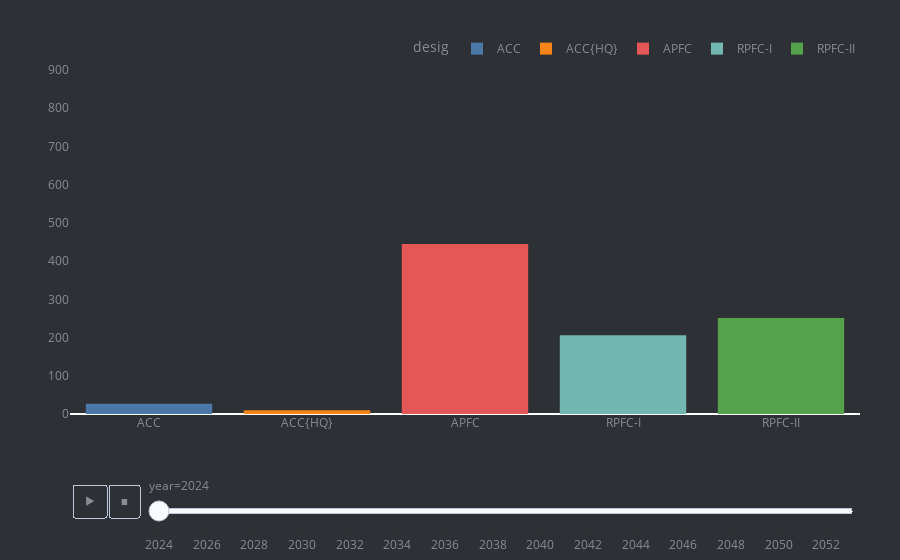
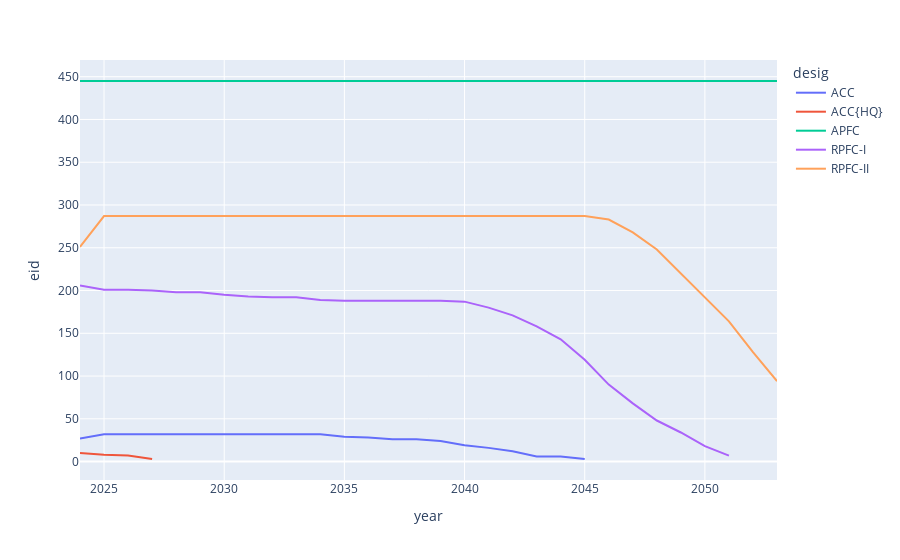
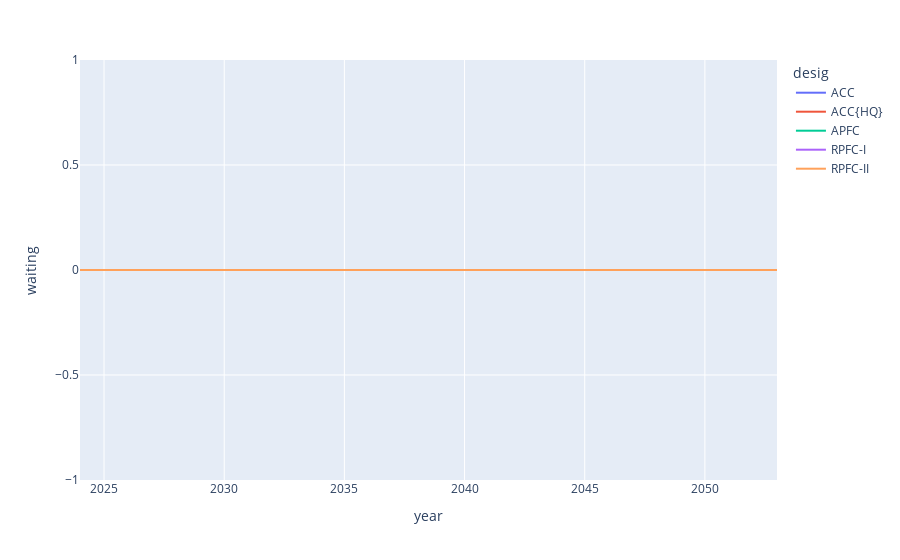

Notebook code cell kept with these figures, in order:
### Code cell


### Figure 1 — Plotly figure (JSON) as saved in the notebook; plotly's stock layout.template omitted (floating-point values rounded to 4 significant figures)
{"data": [{"alignmentgroup": "True", "bingroup": "x", "histfunc": "sum", "ids": ["ACC"], "legendgroup": "ACC", "marker": {"color": "#4C78A8", "pattern": {"shape": ""}}, "name": "ACC", "offsetgroup": "ACC", "orientation": "v", "showlegend": true, "type": "histogram", "x": ["ACC"], "xaxis": "x", "y": [27], "yaxis": "y"}, {"alignmentgroup": "True", "bingroup": "x", "histfunc": "sum", "ids": ["ACC{HQ}"], "legendgroup": "ACC{HQ}", "marker": {"color": "#F58518", "pattern": {"shape": ""}}, "name": "ACC{HQ}", "offsetgroup": "ACC{HQ}", "orientation": "v", "showlegend": true, "type": "histogram", "x": ["ACC{HQ}"], "xaxis": "x", "y": [10], "yaxis": "y"}, {"alignmentgroup": "True", "bingroup": "x", "histfunc": "sum", "ids": ["APFC"], "legendgroup": "APFC", "marker": {"color": "#E45756", "pattern": {"shape": ""}}, "name": "APFC", "offsetgroup": "APFC", "orientation": "v", "showlegend": true, "type": "histogram", "x": ["APFC"], "xaxis": "x", "y": [445], "yaxis": "y"}, {"alignmentgroup": "True", "bingroup": "x", "histfunc": "sum", "ids": ["RPFC-I"], "legendgroup": "RPFC-I", "marker": {"color": "#72B7B2", "pattern": {"shape": ""}}, "name": "RPFC-I", "offsetgroup": "RPFC-I", "orientation": "v", "showlegend": true, "type": "histogram", "x": ["RPFC-I"], "xaxis": "x", "y": [206], "yaxis": "y"}, {"alignmentgroup": "True", "bingroup": "x", "histfunc": "sum", "ids": ["RPFC-II"], "legendgroup": "RPFC-II", "marker": {"color": "#54A24B", "pattern": {"shape": ""}}, "name": "RPFC-II", "offsetgroup": "RPFC-II", "orientation": "v", "showlegend": true, "type": "histogram", "x": ["RPFC-II"], "xaxis": "x", "y": [251], "yaxis": "y"}], "layout": {"barmode": "relative", "font": {"color": "#8a8d93"}, "hovermode": "x unified", "legend": {"orientation": "h", "title": {"text": "desig"}, "tracegroupgap": 0, "x": 1, "xanchor": "right", "y": 1.02, "yanchor": "bottom"}, "margin": {"b": 0, "l": 70, "r": 40, "t": 70}, "paper_bgcolor": "#2d3035", "plot_bgcolor": "#2d3035", "sliders": [{"active": 0, "currentvalue": {"prefix": "year="}, "len": 0.9, "pad": {"b": 10, "t": 60}, "steps": [{"args": [["2024"], {"frame": {"duration": 0, "redraw": true}, "fromcurrent": true, "mode": "immediate", "transition": {"duration": 0, "easing": "linear"}}], "label": "2024", "method": "animate"}, {"args": [["2025"], {"frame": {"duration": 0, "redraw": true}, "fromcurrent": true, "mode": "immediate", "transition": {"duration": 0, "easing": "linear"}}], "label": "2025", "method": "animate"}, {"args": [["2026"], {"frame": {"duration": 0, "redraw": true}, "fromcurrent": true, "mode": "immediate", "transition": {"duration": 0, "easing": "linear"}}], "label": "2026", "method": "animate"}, {"args": [["2027"], {"frame": {"duration": 0, "redraw": true}, "fromcurrent": true, "mode": "immediate", "transition": {"duration": 0, "easing": "linear"}}], "label": "2027", "method": "animate"}, {"args": [["2028"], {"frame": {"duration": 0, "redraw": true}, "fromcurrent": true, "mode": "immediate", "transition": {"duration": 0, "easing": "linear"}}], "label": "2028", "method": "animate"}, {"args": [["2029"], {"frame": {"duration": 0, "redraw": true}, "fromcurrent": true, "mode": "immediate", "transition": {"duration": 0, "easing": "linear"}}], "label": "2029", "method": "animate"}, {"args": [["2030"], {"frame": {"duration": 0, "redraw": true}, "fromcurrent": true, "mode": "immediate", "transition": {"duration": 0, "easing": "linear"}}], "label": "2030", "method": "animate"}, {"args": [["2031"], {"frame": {"duration": 0, "redraw": true}, "fromcurrent": true, "mode": "immediate", "transition": {"duration": 0, "easing": "linear"}}], "label": "2031", "method": "animate"}, {"args": [["2032"], {"frame": {"duration": 0, "redraw": true}, "fromcurrent": true, "mode": "immediate", "transition": {"duration": 0, "easing": "linear"}}], "label": "2032", "method": "animate"}, {"args": [["2033"], {"frame": {"duration": 0, "redraw": true}, "fromcurrent": true, "mode": "immediate", "transition": {"duration": 0, "easing": "linear"}}], "label": "2033", "method": "animate"}, {"args": [["2034"], {"frame": {"duration": 0, "redraw": true}, "fromcurrent": true, "mode": "immediate", "transition": {"duration": 0, "easing": "linear"}}], "label": "2034", "method": "animate"}, {"args": [["2035"], {"frame": {"duration": 0, "redraw": true}, "fromcurrent": true, "mode": "immediate", "transition": {"duration": 0, "easing": "linear"}}], "label": "2035", "method": "animate"}, {"args": [["2036"], {"frame": {"duration": 0, "redraw": true}, "fromcurrent": true, "mode": "immediate", "transition": {"duration": 0, "easing": "linear"}}], "label": "2036", "method": "animate"}, {"args": [["2037"], {"frame": {"duration": 0, "redraw": true}, "fromcurrent": true, "mode": "immediate", "transition": {"duration": 0, "easing": "linear"}}], "label": "2037", "method": "animate"}, {"args": [["2038"], {"frame": {"duration": 0, "redraw": true}, "fromcurrent": true, "mode": "immediate", "transition": {"duration": 0, "easing": "linear"}}], "label": "2038", "method": "animate"}, {"args": [["2039"], {"frame": {"duration": 0, "redraw": true}, "fromcurrent": true, "mode": "immediate", "transition": {"duration": 0, "easing": "linear"}}], "label": "2039", "method": "animate"}, {"args": [["2040"], {"frame": {"duration": 0, "redraw": true}, "fromcurrent": true, "mode": "immediate", "transition": {"duration": 0, "easing": "linear"}}], "label": "2040", "method": "animate"}, {"args": [["2041"], {"frame": {"duration": 0, "redraw": true}, "fromcurrent": true, "mode": "immediate", "transition": {"duration": 0, "easing": "linear"}}], "label": "2041", "method": "animate"}, {"args": [["2042"], {"frame": {"duration": 0, "redraw": true}, "fromcurrent": true, "mode": "immediate", "transition": {"duration": 0, "easing": "linear"}}], "label": "2042", "method": "animate"}, {"args": [["2043"], {"frame": {"duration": 0, "redraw": true}, "fromcurrent": true, "mode": "immediate", "transition": {"duration": 0, "easing": "linear"}}], "label": "2043", "method": "animate"}, {"args": [["2044"], {"frame": {"duration": 0, "redraw": true}, "fromcurrent": true, "mode": "immediate", "transition": {"duration": 0, "easing": "linear"}}], "label": "2044", "method": "animate"}, {"args": [["2045"], {"frame": {"duration": 0, "redraw": true}, "fromcurrent": true, "mode": "immediate", "transition": {"duration": 0, "easing": "linear"}}], "label": "2045", "method": "animate"}, {"args": [["2046"], {"frame": {"duration": 0, "redraw": true}, "fromcurrent": true, "mode": "immediate", "transition": {"duration": 0, "easing": "linear"}}], "label": "2046", "method": "animate"}, {"args": [["2047"], {"frame": {"duration": 0, "redraw": true}, "fromcurrent": true, "mode": "immediate", "transition": {"duration": 0, "easing": "linear"}}], "label": "2047", "method": "animate"}, {"args": [["2048"], {"frame": {"duration": 0, "redraw": true}, "fromcurrent": true, "mode": "immediate", "transition": {"duration": 0, "easing": "linear"}}], "label": "2048", "method": "animate"}, {"args": [["2049"], {"frame": {"duration": 0, "redraw": true}, "fromcurrent": true, "mode": "immediate", "transition": {"duration": 0, "easing": "linear"}}], "label": "2049", "method": "animate"}, {"args": [["2050"], {"frame": {"duration": 0, "redraw": true}, "fromcurrent": true, "mode": "immediate", "transition": {"duration": 0, "easing": "linear"}}], "label": "2050", "method": "animate"}, {"args": [["2051"], {"frame": {"duration": 0, "redraw": true}, "fromcurrent": true, "mode": "immediate", "transition": {"duration": 0, "easing": "linear"}}], "label": "2051", "method": "animate"}, {"args": [["2052"], {"frame": {"duration": 0, "redraw": true}, "fromcurrent": true, "mode": "immediate", "transition": {"duration": 0, "easing": "linear"}}], "label": "2052", "method": "animate"}, {"args": [["2053"], {"frame": {"duration": 0, "redraw": true}, "fromcurrent": true, "mode": "immediate", "transition": {"duration": 0, "easing": "linear"}}], "label": "2053", "method": "animate"}], "x": 0.1, "xanchor": "left", "y": 0, "yanchor": "top"}], "title": {"font": {"color": "#a5a7ab", "family": "Lato, sans-serif", "size": 25}}, "updatemenus": [{"buttons": [{"args": [null, {"frame": {"duration": 500, "redraw": true}, "fromcurrent": true, "mode": "immediate", "transition": {"duration": 500, "easing": "linear"}}], "label": "&#9654;", "method": "animate"}, {"args": [[null], {"frame": {"duration": 0, "redraw": true}, "fromcurrent": true, "mode": "immediate", "transition": {"duration": 0, "easing": "linear"}}], "label": "&#9724;", "method": "animate"}], "direction": "left", "pad": {"r": 10, "t": 70}, "showactive": false, "type": "buttons", "x": 0.1, "xanchor": "right", "y": 0, "yanchor": "top"}], "xaxis": {"anchor": "y", "categoryarray": ["ACC", "ACC{HQ}", "APFC", "RPFC-I", "RPFC-II"], "categoryorder": "array", "domain": [0, 1], "tickangle": 0, "title": {"text": " "}}, "yaxis": {"anchor": "x", "domain": [0, 1], "range": [0, 900], "showgrid": false, "title": {"text": " "}}}}

### Figure 2 — Plotly figure (JSON) as saved in the notebook; plotly's stock layout.template omitted (floating-point values rounded to 4 significant figures)
{"data": [{"hovertemplate": "desig=ACC<br>year=%{x}<br>eid=%{y}<extra></extra>", "legendgroup": "ACC", "line": {"color": "#636efa", "dash": "solid"}, "marker": {"symbol": "circle"}, "mode": "lines", "name": "ACC", "orientation": "v", "showlegend": true, "type": "scatter", "x": [2024, 2025, 2026, 2027, 2028, 2029, 2030, 2031, 2032, 2033, 2034, 2035, 2036, 2037, 2038, 2039, 2040, 2041, 2042, 2043, 2044, 2045], "xaxis": "x", "y": [27, 32, 32, 32, 32, 32, 32, 32, 32, 32, 32, 29, 28, 26, 26, 24, 19, 16, 12, 6, 6, 3], "yaxis": "y"}, {"hovertemplate": "desig=ACC{HQ}<br>year=%{x}<br>eid=%{y}<extra></extra>", "legendgroup": "ACC{HQ}", "line": {"color": "#EF553B", "dash": "solid"}, "marker": {"symbol": "circle"}, "mode": "lines", "name": "ACC{HQ}", "orientation": "v", "showlegend": true, "type": "scatter", "x": [2024, 2025, 2026, 2027], "xaxis": "x", "y": [10, 8, 7, 3], "yaxis": "y"}, {"hovertemplate": "desig=APFC<br>year=%{x}<br>eid=%{y}<extra></extra>", "legendgroup": "APFC", "line": {"color": "#00cc96", "dash": "solid"}, "marker": {"symbol": "circle"}, "mode": "lines", "name": "APFC", "orientation": "v", "showlegend": true, "type": "scatter", "x": [2024, 2025, 2026, 2027, 2028, 2029, 2030, 2031, 2032, 2033, 2034, 2035, 2036, 2037, 2038, 2039, 2040, 2041, 2042, 2043, 2044, 2045, 2046, 2047, 2048, 2049, 2050, 2051, 2052, 2053], "xaxis": "x", "y": [445, 445, 445, 445, 445, 445, 445, 445, 445, 445, 445, 445, 445, 445, 445, 445, 445, 445, 445, 445, 445, 445, 445, 445, 445, 445, 445, 445, 445, 445], "yaxis": "y"}, {"hovertemplate": "desig=RPFC-I<br>year=%{x}<br>eid=%{y}<extra></extra>", "legendgroup": "RPFC-I", "line": {"color": "#ab63fa", "dash": "solid"}, "marker": {"symbol": "circle"}, "mode": "lines", "name": "RPFC-I", "orientation": "v", "showlegend": true, "type": "scatter", "x": [2024, 2025, 2026, 2027, 2028, 2029, 2030, 2031, 2032, 2033, 2034, 2035, 2036, 2037, 2038, 2039, 2040, 2041, 2042, 2043, 2044, 2045, 2046, 2047, 2048, 2049, 2050, 2051], "xaxis": "x", "y": [206, 201, 201, 200, 198, 198, 195, 193, 192, 192, 189, 188, 188, 188, 188, 188, 187, 180, 171, 158, 143, 119, 90, 68, 48, 34, 18, 7], "yaxis": "y"}, {"hovertemplate": "desig=RPFC-II<br>year=%{x}<br>eid=%{y}<extra></extra>", "legendgroup": "RPFC-II", "line": {"color": "#FFA15A", "dash": "solid"}, "marker": {"symbol": "circle"}, "mode": "lines", "name": "RPFC-II", "orientation": "v", "showlegend": true, "type": "scatter", "x": [2024, 2025, 2026, 2027, 2028, 2029, 2030, 2031, 2032, 2033, 2034, 2035, 2036, 2037, 2038, 2039, 2040, 2041, 2042, 2043, 2044, 2045, 2046, 2047, 2048, 2049, 2050, 2051, 2052, 2053], "xaxis": "x", "y": [251, 287, 287, 287, 287, 287, 287, 287, 287, 287, 287, 287, 287, 287, 287, 287, 287, 287, 287, 287, 287, 287, 283, 268, 248, 220, 193, 164, 128, 94], "yaxis": "y"}], "layout": {"legend": {"title": {"text": "desig"}, "tracegroupgap": 0}, "margin": {"t": 60}, "xaxis": {"anchor": "y", "domain": [0, 1], "title": {"text": "year"}}, "yaxis": {"anchor": "x", "domain": [0, 1], "title": {"text": "eid"}}}}

### Figure 3 — Plotly figure (JSON) as saved in the notebook; plotly's stock layout.template omitted (floating-point values rounded to 4 significant figures)
{"data": [{"hovertemplate": "desig=ACC<br>year=%{x}<br>waiting=%{y}<extra></extra>", "legendgroup": "ACC", "line": {"color": "#636efa", "dash": "solid"}, "marker": {"symbol": "circle"}, "mode": "lines", "name": "ACC", "orientation": "v", "showlegend": true, "type": "scatter", "x": [2024, 2025, 2026, 2027, 2028, 2029, 2030, 2031, 2032, 2033, 2034, 2035, 2036, 2037, 2038, 2039, 2040, 2041, 2042, 2043, 2044, 2045], "xaxis": "x", "y": [0, 0, 0, 0, 0, 0, 0, 0, 0, 0, 0, 0, 0, 0, 0, 0, 0, 0, 0, 0, 0, 0], "yaxis": "y"}, {"hovertemplate": "desig=ACC{HQ}<br>year=%{x}<br>waiting=%{y}<extra></extra>", "legendgroup": "ACC{HQ}", "line": {"color": "#EF553B", "dash": "solid"}, "marker": {"symbol": "circle"}, "mode": "lines", "name": "ACC{HQ}", "orientation": "v", "showlegend": true, "type": "scatter", "x": [2024, 2025, 2026, 2027], "xaxis": "x", "y": [0, 0, 0, 0], "yaxis": "y"}, {"hovertemplate": "desig=APFC<br>year=%{x}<br>waiting=%{y}<extra></extra>", "legendgroup": "APFC", "line": {"color": "#00cc96", "dash": "solid"}, "marker": {"symbol": "circle"}, "mode": "lines", "name": "APFC", "orientation": "v", "showlegend": true, "type": "scatter", "x": [2024, 2025, 2026, 2027, 2028, 2029, 2030, 2031, 2032, 2033, 2034, 2035, 2036, 2037, 2038, 2039, 2040, 2041, 2042, 2043, 2044, 2045, 2046, 2047, 2048, 2049, 2050, 2051, 2052, 2053], "xaxis": "x", "y": [0, 0, 0, 0, 0, 0, 0, 0, 0, 0, 0, 0, 0, 0, 0, 0, 0, 0, 0, 0, 0, 0, 0, 0, 0, 0, 0, 0, 0, 0], "yaxis": "y"}, {"hovertemplate": "desig=RPFC-I<br>year=%{x}<br>waiting=%{y}<extra></extra>", "legendgroup": "RPFC-I", "line": {"color": "#ab63fa", "dash": "solid"}, "marker": {"symbol": "circle"}, "mode": "lines", "name": "RPFC-I", "orientation": "v", "showlegend": true, "type": "scatter", "x": [2024, 2025, 2026, 2027, 2028, 2029, 2030, 2031, 2032, 2033, 2034, 2035, 2036, 2037, 2038, 2039, 2040, 2041, 2042, 2043, 2044, 2045, 2046, 2047, 2048, 2049, 2050, 2051], "xaxis": "x", "y": [0, 0, 0, 0, 0, 0, 0, 0, 0, 0, 0, 0, 0, 0, 0, 0, 0, 0, 0, 0, 0, 0, 0, 0, 0, 0, 0, 0], "yaxis": "y"}, {"hovertemplate": "desig=RPFC-II<br>year=%{x}<br>waiting=%{y}<extra></extra>", "legendgroup": "RPFC-II", "line": {"color": "#FFA15A", "dash": "solid"}, "marker": {"symbol": "circle"}, "mode": "lines", "name": "RPFC-II", "orientation": "v", "showlegend": true, "type": "scatter", "x": [2024, 2025, 2026, 2027, 2028, 2029, 2030, 2031, 2032, 2033, 2034, 2035, 2036, 2037, 2038, 2039, 2040, 2041, 2042, 2043, 2044, 2045, 2046, 2047, 2048, 2049, 2050, 2051, 2052, 2053], "xaxis": "x", "y": [0, 0, 0, 0, 0, 0, 0, 0, 0, 0, 0, 0, 0, 0, 0, 0, 0, 0, 0, 0, 0, 0, 0, 0, 0, 0, 0, 0, 0, 0], "yaxis": "y"}], "layout": {"legend": {"title": {"text": "desig"}, "tracegroupgap": 0}, "margin": {"t": 60}, "xaxis": {"anchor": "y", "domain": [0, 1], "title": {"text": "year"}}, "yaxis": {"anchor": "x", "domain": [0, 1], "title": {"text": "waiting"}}}}
